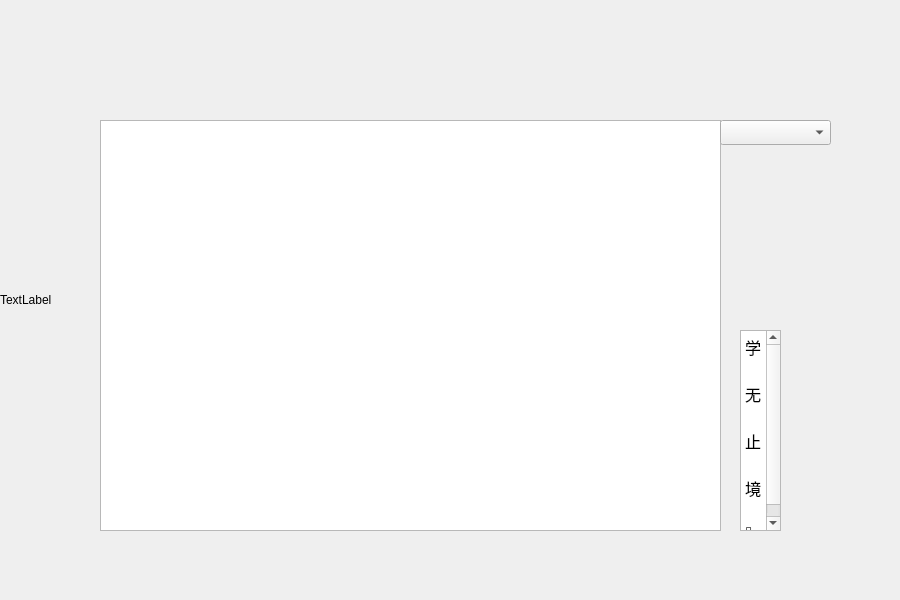
<?xml version="1.0" encoding="UTF-8"?>
<ui version="4.0">
 <class>Pai_xu</class>
 <widget class="QWidget" name="Pai_xu">
  <property name="geometry">
   <rect>
    <x>0</x>
    <y>0</y>
    <width>900</width>
    <height>600</height>
   </rect>
  </property>
  <property name="windowTitle">
   <string>Pai_xu</string>
  </property>
  <widget class="QListView" name="pai_pai">
   <property name="geometry">
    <rect>
     <x>100</x>
     <y>120</y>
     <width>621</width>
     <height>411</height>
    </rect>
   </property>
   <property name="styleSheet">
    <string notr="true">border-image: url(:/Kao_he/shen.png);</string>
   </property>
  </widget>
  <widget class="QComboBox" name="pai_tiao">
   <property name="geometry">
    <rect>
     <x>720</x>
     <y>120</y>
     <width>111</width>
     <height>25</height>
    </rect>
   </property>
   <property name="font">
    <font>
     <family>幼圆</family>
     <pointsize>9</pointsize>
    </font>
   </property>
   <property name="styleSheet">
    <string notr="true">border-image: url(:/Kao_he/shen.png);</string>
   </property>
   <property name="maxVisibleItems">
    <number>12</number>
   </property>
  </widget>
  <widget class="QTextEdit" name="textEdit">
   <property name="geometry">
    <rect>
     <x>740</x>
     <y>330</y>
     <width>41</width>
     <height>201</height>
    </rect>
   </property>
   <property name="font">
    <font>
     <family>幼圆</family>
    </font>
   </property>
   <property name="styleSheet">
    <string notr="true">border-image: url(:/Kao_he/qian.png);</string>
   </property>
   <property name="html">
    <string>&lt;!DOCTYPE HTML PUBLIC &quot;-//W3C//DTD HTML 4.0//EN&quot; &quot;http://www.w3.org/TR/REC-html40/strict.dtd&quot;&gt;
&lt;html&gt;&lt;head&gt;&lt;meta name=&quot;qrichtext&quot; content=&quot;1&quot; /&gt;&lt;meta charset=&quot;utf-8&quot; /&gt;&lt;style type=&quot;text/css&quot;&gt;
p, li { white-space: pre-wrap; }
&lt;/style&gt;&lt;/head&gt;&lt;body style=&quot; font-family:'幼圆'; font-size:9pt; font-weight:400; font-style:normal;&quot;&gt;
&lt;p style=&quot; margin-top:0px; margin-bottom:0px; margin-left:0px; margin-right:0px; -qt-block-indent:0; text-indent:0px;&quot;&gt;&lt;span style=&quot; font-family:'Microsoft YaHei UI'; font-size:12pt;&quot;&gt;学&lt;/span&gt;&lt;/p&gt;
&lt;p style=&quot;-qt-paragraph-type:empty; margin-top:0px; margin-bottom:0px; margin-left:0px; margin-right:0px; -qt-block-indent:0; text-indent:0px; font-family:'Microsoft YaHei UI'; font-size:12pt;&quot;&gt;&lt;br /&gt;&lt;/p&gt;
&lt;p style=&quot; margin-top:0px; margin-bottom:0px; margin-left:0px; margin-right:0px; -qt-block-indent:0; text-indent:0px;&quot;&gt;&lt;span style=&quot; font-family:'Microsoft YaHei UI'; font-size:12pt;&quot;&gt;无&lt;/span&gt;&lt;/p&gt;
&lt;p style=&quot;-qt-paragraph-type:empty; margin-top:0px; margin-bottom:0px; margin-left:0px; margin-right:0px; -qt-block-indent:0; text-indent:0px; font-family:'Microsoft YaHei UI'; font-size:12pt;&quot;&gt;&lt;br /&gt;&lt;/p&gt;
&lt;p style=&quot; margin-top:0px; margin-bottom:0px; margin-left:0px; margin-right:0px; -qt-block-indent:0; text-indent:0px;&quot;&gt;&lt;span style=&quot; font-family:'Microsoft YaHei UI'; font-size:12pt;&quot;&gt;止&lt;/span&gt;&lt;/p&gt;
&lt;p style=&quot;-qt-paragraph-type:empty; margin-top:0px; margin-bottom:0px; margin-left:0px; margin-right:0px; -qt-block-indent:0; text-indent:0px; font-family:'Microsoft YaHei UI'; font-size:12pt;&quot;&gt;&lt;br /&gt;&lt;/p&gt;
&lt;p style=&quot; margin-top:0px; margin-bottom:0px; margin-left:0px; margin-right:0px; -qt-block-indent:0; text-indent:0px;&quot;&gt;&lt;span style=&quot; font-family:'Microsoft YaHei UI'; font-size:12pt;&quot;&gt;境&lt;/span&gt;&lt;/p&gt;
&lt;p style=&quot;-qt-paragraph-type:empty; margin-top:0px; margin-bottom:0px; margin-left:0px; margin-right:0px; -qt-block-indent:0; text-indent:0px; font-family:'Microsoft YaHei UI'; font-size:12pt;&quot;&gt;&lt;br /&gt;&lt;/p&gt;
&lt;p style=&quot; margin-top:0px; margin-bottom:0px; margin-left:0px; margin-right:0px; -qt-block-indent:0; text-indent:0px;&quot;&gt;&lt;span style=&quot; font-family:'Microsoft YaHei UI';&quot;&gt;💐&lt;/span&gt;&lt;/p&gt;&lt;/body&gt;&lt;/html&gt;</string>
   </property>
  </widget>
  <widget class="QLabel" name="label">
   <property name="geometry">
    <rect>
     <x>0</x>
     <y>0</y>
     <width>900</width>
     <height>600</height>
    </rect>
   </property>
   <property name="text">
    <string>TextLabel</string>
   </property>
  </widget>
  <zorder>label</zorder>
  <zorder>pai_pai</zorder>
  <zorder>pai_tiao</zorder>
  <zorder>textEdit</zorder>
 </widget>
 <layoutdefault spacing="6" margin="11"/>
 <resources/>
 <connections>
  <connection>
   <sender>pai_tiao</sender>
   <signal>activated(int)</signal>
   <receiver>Pai_xu</receiver>
   <slot>pai_xuxu()</slot>
   <hints>
    <hint type="sourcelabel">
     <x>746</x>
     <y>143</y>
    </hint>
    <hint type="destinationlabel">
     <x>758</x>
     <y>-15</y>
    </hint>
   </hints>
  </connection>
 </connections>
 <slots>
  <slot>pai_xuxu()</slot>
 </slots>
</ui>
